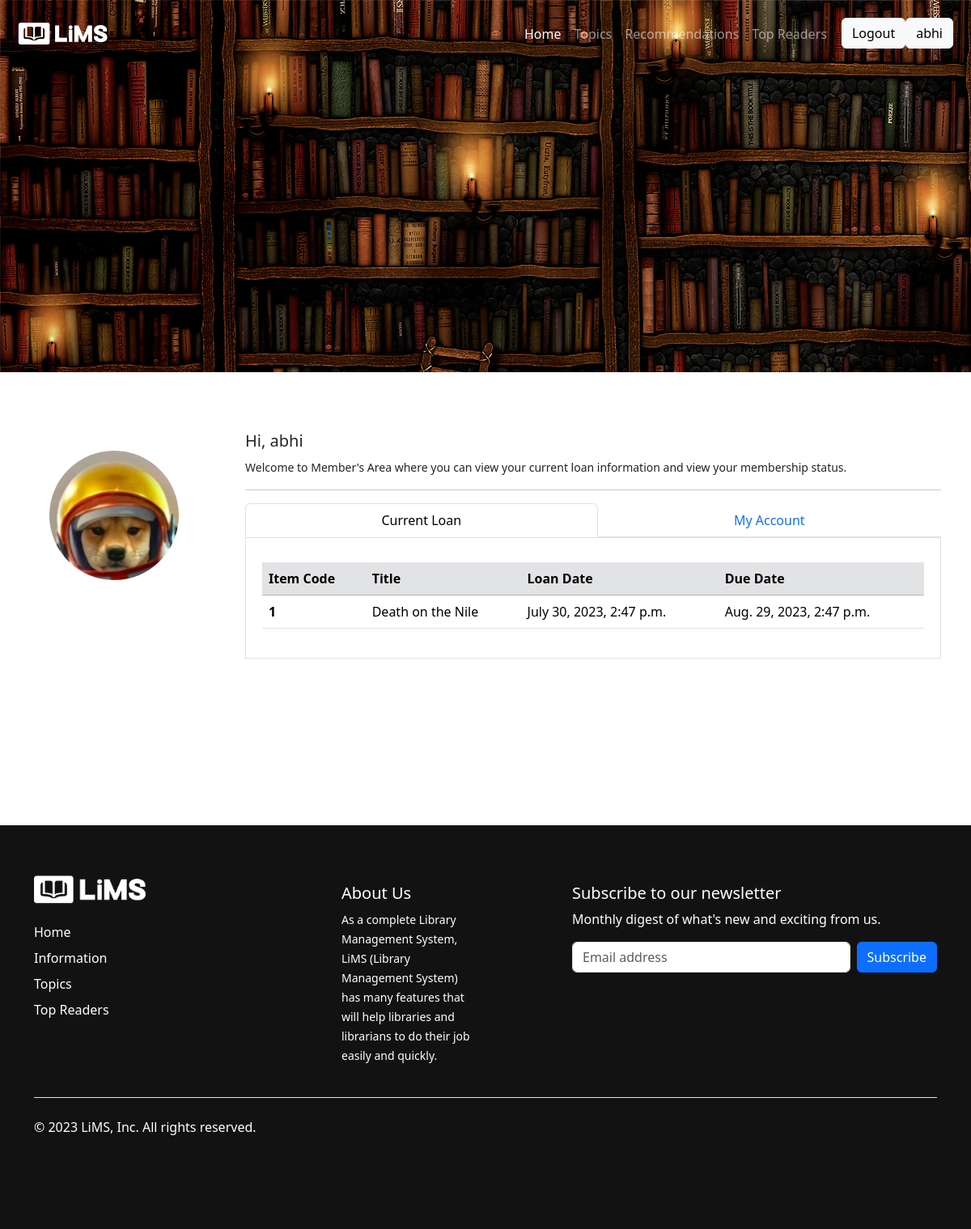
The app's page /profile (signed in) with its own data.
### sampleApp/models.py (models this page shows, shortened)
class User(AbstractUser):
    username = models.CharField(
        max_length=150,
        unique=True,
        default='default_username'
    )
    user_permissions = models.ManyToManyField(
        'auth.Permission',
        verbose_name='user permissions',
        blank=True,
        related_name='custom_user_set'
    )
    groups = models.ManyToManyField(
        'auth.Group',
        verbose_name='user groups',
        blank=True,
        related_name='custom_user_set'
    )
    profile_image = models.ImageField(upload_to='covers/profile' ,default='covers/profile/user.png')

class BookIssue(models.Model):
    user = models.ForeignKey(User, on_delete=models.CASCADE)
    book = models.ForeignKey(Book, on_delete=models.CASCADE)
    issued_at = models.DateTimeField(auto_now_add=True)
    returned_at = models.DateTimeField(null=True, blank=True)

class Book(models.Model):
    id = models.UUIDField(default = uuid.uuid4, primary_key=True)
    title = models.CharField(max_length=200)
    description = models.TextField()
    cover_image = models.ImageField(upload_to='covers/')
    categories = models.ManyToManyField(Category)
    author = models.CharField(max_length=20)
    availability = models.IntegerField(default=0)
    language = models.CharField(max_length=20)
    isbn = models.CharField(max_length=50)
    year = models.IntegerField(blank=True, validators=[MinValueValidator(1800), MaxValueValidator(2023)])

### sampleApp/views.py (the view)
# urls.py: path('profile', views.profile, name="profile"),
def profile(request):
    user = request.user
    issued_books = BookIssue.objects.select_related('book').filter(user=user)
    return render(request, 'profile.html',{'user': user, 'issued_books':issued_books})

### templates/profile.html (shortened to what this page needs)
{% load static %}
<!DOCTYPE html>
<html lang="en">
<head>
    <link href="https://cdn.jsdelivr.net/npm/bootstrap@5.3.1/dist/css/bootstrap.min.css" rel="stylesheet"
>
</head>
<body>
    <div class="header-background" style="height: 460px; background-image: url(static/images/bg.jpg)">
        <nav class="navbar navbar-expand-lg navbar-dark shadow-5-strong">
            <div class="container-fluid">
                <a class="navbar-brand" href="/#">
                    <img src="{% static 'images/logo-bw.png' %}" alt="" style="height: 58px;">
                </a>
                <div class="collapse navbar-collapse" id="navbarText">
                    <ul class="navbar-nav mb-2 mb-lg-0 justify-content-end">
                        <li class="nav-item">
                            <a class="nav-link active" aria-current="page" href="/#">Home</a>
                        </li>
                        <li class="nav-item">
                            <a class="nav-link" href="/#topics">Topics</a>
                        </li>
                        <li class="nav-item">
                            <a class="nav-link" href="/#recom">Recommendations</a>
                        </li>
                        <li class="nav-item">
                            <a class="nav-link" href="/#topread">Top Readers</a>
                        </li>
                        {% if user.is_authenticated %}
                        <li class="nav-item login-reg-btn">
                            <div class="btn-group" role="group" aria-label="Basic example">
                                <a href="/logout"><button type="button" class="btn btn-light">Logout</button></a>
                                <a href="/profile"><button type="button" class="btn btn-light">{{user.username}}</button></a>
                            </div>
                        </li>
                        {% endif %}
                    </ul>
                </div>
            </div>
        </nav>
    </div>
    <div class="container-fluid body-content">
        <div class="d-flex user-content">
            <div class="pfp-section">
                <div class="p-4 d-flex justify-content-center">
                    <img src="{{user.profile_image.url}}" class="pfp-img" alt="" style="height: 160px; width: 160px; object-fit: cover;">
                </div>
            </div>
            <div class="flex-grow-1 user-details">
                <h5>Hi, {{user.username}}</h5>
                <small>Welcome to Member's Area where you can view your current loan information and view your
                    membership status.</small>
                <hr>
                <ul class="nav nav-tabs nav-fill" id="myTab" role="tablist">
                    <li class="nav-item" role="presentation">
                        <button class="nav-link active" id="current-tab" data-bs-toggle="tab"
                            data-bs-target="#current-tab-pane" type="button" role="tab" aria-controls="current-tab-pane"
                            aria-selected="true">Current Loan</button>
                    </li>
                    <li class="nav-item" role="presentation">
                        <button class="nav-link" id="account-tab" data-bs-toggle="tab"
                            data-bs-target="#account-tab-pane" type="button" role="tab" aria-controls="account-tab-pane"
                            aria-selected="false">My Account</button>
                    </li>
                </ul>
                <div class="tab-content" id="myTabContent">
                    <div class="tab-pane fade show active user-tab" id="current-tab-pane" role="tabpanel"
                        aria-labelledby="current-tab" tabindex="0">
                        <table class="table table-hover user-table">
                            <thead>
                                <tr class="table-secondary">
                                    <th scope="col">Item Code</th>
                                    <th scope="col">Title</th>
                                    <th scope="col">Loan Date</th>
                                    <th scope="col">Due Date</th>
                                </tr>
                            </thead>
                            <tbody>
                                {% for issue in issued_books %}
                                <tr>
                                    <th scope="row">{{ forloop.counter }}</th>
                                    <td>{{ issue.book.title }}</td>
                                    <td>{{ issue.issued_at }}</td>
                                    <td>{{ issue.returned_at }}</td>
                                </tr>
                                {% endfor %}
                            </tbody>
                        </table>
                    </div>
                </div>
            </div>
        </div>
    </div>
    <div class="container-fluid footer-section">
        <div class="container">
            <footer class="py-5">
                <div class="row">
                    <div class="col-6 col-md-2 mb-3">
                <h5><img src="{% static 'images/logo-bw-ftr.png' %}" alt="" height="64px"></h5>
                        <ul class="nav flex-column">
                            <li class="nav-item mb-2"><a href="#" class="nav-link p-0 ">Home</a></li>
                            <li class="nav-item mb-2"><a href="#" class="nav-link p-0 ">Information</a></li>
                            <li class="nav-item mb-2"><a href="#" class="nav-link p-0 ">Topics</a></li>
                            <li class="nav-item mb-2"><a href="#" class="nav-link p-0 ">Top Readers</a></li>
                        </ul>
                    </div>
                    <div class="col-6 col-md-2 mb-3">
                    </div>
                    <div class="col-6 col-md-2 mb-3">
                        <br>
                        <h5>About Us</h5>
                        <small>As a complete Library Management System, LiMS (Library Management System) has many
                            features that will help libraries and librarians to do their job easily and quickly.</small>
                    </div>
                    <div class="col-md-5 offset-md-1 mb-3">
                        <br>
                        <form>
                            <h5>Subscribe to our newsletter</h5>
                            <p>Monthly digest of what's new and exciting from us.</p>
                            <div class="d-flex flex-column flex-sm-row w-100 gap-2">
                                <input id="newsletter1" type="text" class="form-control" placeholder="Email address">
                                <button class="btn btn-primary" type="button">Subscribe</button>
                            </div>
                        </form>
                    </div>
                </div>
                <div class="d-flex flex-column flex-sm-row justify-content-between py-4 my-4 border-top">
                    <p>© 2023 LiMS, Inc. All rights reserved.</p>
                    <ul class="list-unstyled d-flex">
                        <li class="ms-3"><a class="link-dark" href="#"><svg class="bi" width="24" height="24">
                                    <use xlink:href="#twitter"></use>
                                </svg></a></li>
                        <li class="ms-3"><a class="link-dark" href="#"><svg class="bi" width="24" height="24">
                                    <use xlink:href="#instagram"></use>
                                </svg></a></li>
                        <li class="ms-3"><a class="link-dark" href="#"><svg class="bi" width="24" height="24">
                                    <use xlink:href="#facebook"></use>
                                </svg></a></li>
                    </ul>
                </div>
            </footer>
        </div>
    </div>
</body>
</html>

### templates/profile.html (style rules this page uses)
.navbar-nav { margin-left: auto; }
.body-content { padding-top: 3em; }
.user-content { gap: 0.5em; }
.pfp-section { background-color: #FFFFFF; height: 512px; padding: 25px; }
.pfp-img { border-radius: 50%; }
.login-reg-btn { margin: 0 10px; }
.user-details { background-color: #ffffff; padding: 25px; border-radius: 10px; }
.user-tab { background-color: #FFFFFF; border: 1px solid #DEE2E6; padding: 20px; }
.user-table { margin-top: 10px; }
.footer-section { background-color: #121212; color: #FFFFFF; }
.footer-section a { color: #FFFFFF; }

### records on screen
User: username "abhi", profile_image (picture)
BookIssue: book "Death on the Nile", issued_at "July 30, 2023, 2:47 p.m.", returned_at "Aug. 29, 2023, 2:47 p.m."
